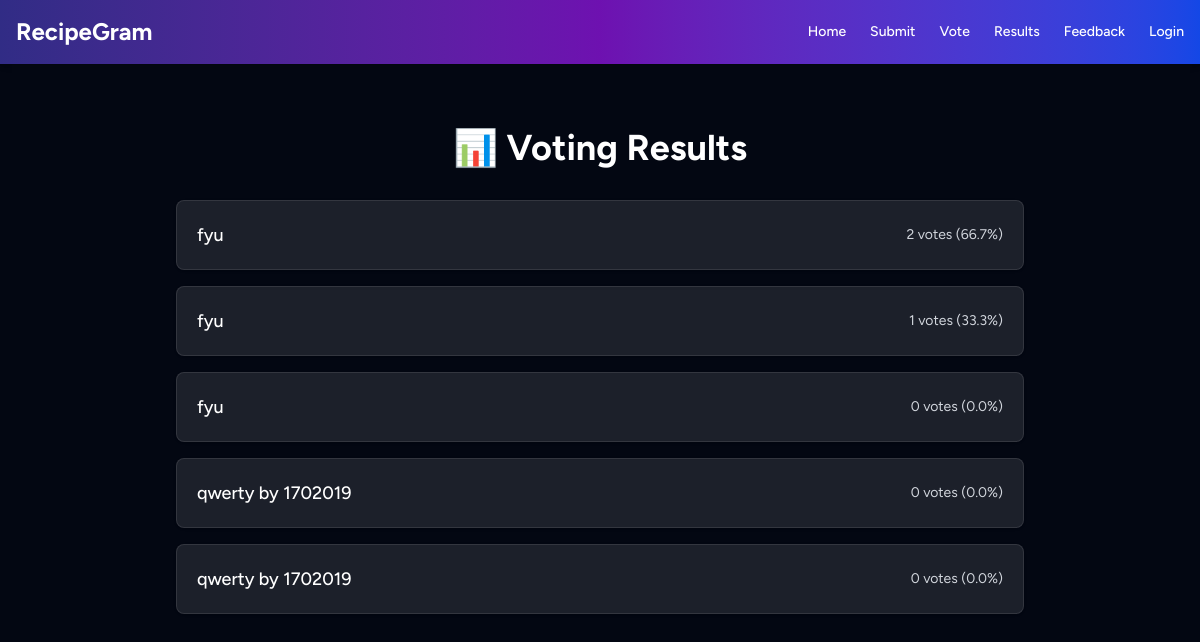
The app's page /results, older data.
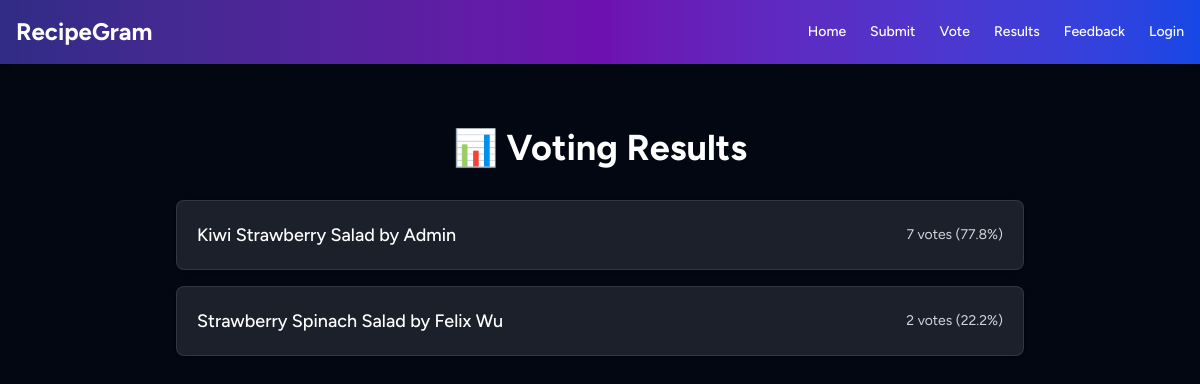
The same page, newer data.
### tables this page shows
CREATE TABLE recipes (
                id INTEGER PRIMARY KEY AUTOINCREMENT,
                title TEXT,
                ingredients TEXT,
                instructions TEXT,
                votes INTEGER DEFAULT 0
            , image TEXT, submitted_by TEXT);

### app.py (the view)
@app.route('/results')
def results():
    with sqlite3.connect(DB_NAME) as conn:
        conn.row_factory = sqlite3.Row
        c = conn.cursor()
        c.execute('SELECT title, votes FROM recipes')
        data = c.fetchall()
    total_votes = sum([row['votes'] for row in data]) or 1
    proportions = sorted([
        {
            'title': row['title'],
            'votes': row['votes'],
            'percent': round((row['votes'] / total_votes) * 100, 1)
        }
        for row in data
    ], key=lambda x: x['votes'], reverse=True)
    return render_template('results.html', proportions=proportions)

### templates/results.html (shortened to what this page needs)
<!DOCTYPE html>
<html lang="en">
<head>
  <script src="https://cdn.jsdelivr.net/npm/@tailwindcss/browser@4"></script>
</head>
<body class="bg-gray-950 text-white">
  {% include 'navbar.html' %}
  <section class="max-w-4xl mx-auto px-6 py-16">
    <h2 class="text-4xl font-bold text-center mb-8">📊 Voting Results</h2>
    {% if proportions and proportions|length > 0 %}
  <ul class="space-y-4">
    {% for item in proportions %}
    <li class="bg-white/10 border border-white/10 rounded-lg p-5 flex justify-between items-center shadow hover:shadow-lg transition">
      <span class="text-lg font-medium">{{ item.title }}</span>
      <span class="text-sm text-gray-300">{{ item.votes }} votes ({{ item.percent }}%)</span>
    </li>
    {% endfor %}
  </ul>
{% else %}
  <p class="text-center text-gray-400">No votes have been recorded yet.</p>
{% endif %}
  </section>
</body>
</html>

### templates/navbar.html
<nav class="bg-gradient-to-r from-indigo-900 via-purple-800 to-blue-700 p-4 shadow-md sticky top-0 z-50">
    <div class="max-w-7xl mx-auto flex justify-between items-center">
      <a href="{{ url_for('index') }}" class="text-white text-2xl font-bold">RecipeGram</a>
      <ul class="flex space-x-6 text-white text-sm font-medium">
        <li><a href="{{ url_for('index') }}" class="hover:underline">Home</a></li>
        <li><a href="{{ url_for('submit') }}" class="hover:underline">Submit</a></li>
        <li><a href="{{ url_for('vote') }}" class="hover:underline">Vote</a></li>
        <li><a href="{{ url_for('results') }}" class="hover:underline">Results</a></li>
        <li><a href="{{ url_for('feedback') }}" class="hover:underline">Feedback</a></li>
        {% if session.get('user_id') %}
        {% if session.get('school_id') == 'admin' %}
          <li><a href="{{ url_for('admin') }}" class="text-yellow-300 hover:underline font-semibold">🛠️ Admin</a></li>
        {% endif %}
        <li class="text-green-300">👤 {{ session.get('school_id') }}</li>
        <li><a href="{{ url_for('logout') }}" class="hover:underline">Logout</a></li>
      {% else %}
        <li><a href="{{ url_for('login') }}" class="hover:underline">Login</a></li>
      {% endif %}
      </ul>
    </div>
  </nav>

### templates/results.html (style rules this page uses)
body { font-family: 'Figtree', sans-serif; }

Row changes from the older to the newer data that the page shows:
removed recipes: title "fyu", votes "2", percent "66.7"
removed recipes: title "fyu", votes "1", percent "33.3"
removed recipes: title "fyu", votes "0", percent "0.0"
removed recipes: title "qwerty by 1702019", votes "0", percent "0.0"
removed recipes: title "qwerty by 1702019", votes "0", percent "0.0"
added recipes: title "Kiwi Strawberry Salad by Admin", votes "7", percent "77.8"
added recipes: title "Strawberry Spinach Salad by Felix Wu", votes "2", percent "22.2"
